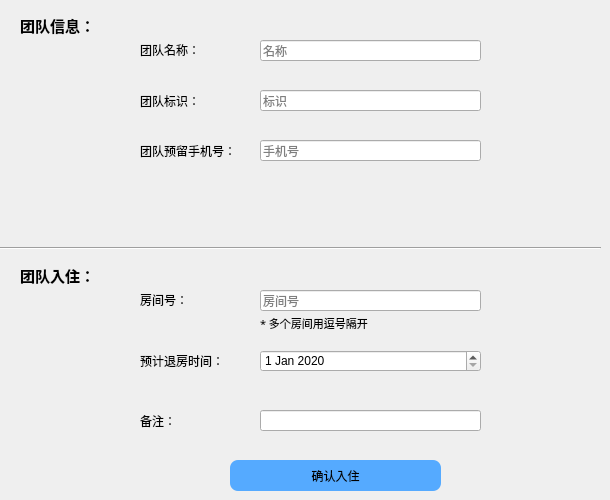
      <widget class="QWidget" name="page_7">
       <widget class="Line" name="line_5">
        <property name="geometry">
         <rect>
          <x>0</x>
          <y>240</y>
          <width>601</width>
          <height>16</height>
         </rect>
        </property>
        <property name="orientation">
         <enum>Qt::Horizontal</enum>
        </property>
       </widget>
       <widget class="QLabel" name="label_12">
        <property name="geometry">
         <rect>
          <x>140</x>
          <y>30</y>
          <width>101</width>
          <height>40</height>
         </rect>
        </property>
        <property name="styleSheet">
         <string notr="true">font: 9pt &quot;FontAwesome&quot;;</string>
        </property>
        <property name="text">
         <string>团队名称：</string>
        </property>
       </widget>
       <widget class="QLabel" name="label_4">
        <property name="geometry">
         <rect>
          <x>20</x>
          <y>260</y>
          <width>91</width>
          <height>31</height>
         </rect>
        </property>
        <property name="font">
         <font>
          <family>FontAwesome</family>
          <pointsize>11</pointsize>
          <weight>75</weight>
          <bold>true</bold>
         </font>
        </property>
        <property name="text">
         <string>团队入住：</string>
        </property>
       </widget>
       <widget class="QLabel" name="label_18">
        <property name="geometry">
         <rect>
          <x>140</x>
          <y>130</y>
          <width>121</width>
          <height>41</height>
         </rect>
        </property>
        <property name="styleSheet">
         <string notr="true">font: 9pt &quot;FontAwesome&quot;;</string>
        </property>
        <property name="text">
         <string>团队预留手机号：</string>
        </property>
       </widget>
       <widget class="QLineEdit" name="tphone">
        <property name="geometry">
         <rect>
          <x>260</x>
          <y>140</y>
          <width>221</width>
          <height>21</height>
         </rect>
        </property>
        <property name="placeholderText">
         <string>手机号</string>
        </property>
       </widget>
       <widget class="QLabel" name="label_19">
        <property name="geometry">
         <rect>
          <x>140</x>
          <y>280</y>
          <width>101</width>
          <height>40</height>
         </rect>
        </property>
        <property name="styleSheet">
         <string notr="true">font: 9pt &quot;FontAwesome&quot;;</string>
        </property>
        <property name="text">
         <string>房间号：</string>
        </property>
       </widget>
       <widget class="QLineEdit" name="tremark">
        <property name="geometry">
         <rect>
          <x>260</x>
          <y>410</y>
          <width>221</width>
          <height>21</height>
         </rect>
        </property>
        <property name="text">
         <string/>
        </property>
        <property name="placeholderText">
         <string/>
        </property>
       </widget>
       <widget class="QLabel" name="label_5">
        <property name="geometry">
         <rect>
          <x>20</x>
          <y>10</y>
          <width>91</width>
          <height>31</height>
         </rect>
        </property>
        <property name="font">
         <font>
          <family>FontAwesome</family>
          <pointsize>11</pointsize>
          <weight>75</weight>
          <bold>true</bold>
         </font>
        </property>
        <property name="text">
         <string>团队信息：</string>
        </property>
       </widget>
       <widget class="QLineEdit" name="tname">
        <property name="geometry">
         <rect>
          <x>260</x>
          <y>40</y>
          <width>221</width>
          <height>21</height>
         </rect>
        </property>
        <property name="placeholderText">
         <string>名称</string>
        </property>
       </widget>
       <widget class="QLabel" name="label_21">
        <property name="geometry">
         <rect>
          <x>140</x>
          <y>80</y>
          <width>101</width>
          <height>41</height>
         </rect>
        </property>
        <property name="styleSheet">
         <string notr="true">font: 9pt &quot;FontAwesome&quot;;</string>
        </property>
        <property name="text">
         <string>团队标识：</string>
        </property>
       </widget>
       <widget class="QDateEdit" name="tendtime">
        <property name="geometry">
         <rect>
          <x>260</x>
          <y>350</y>
          <width>221</width>
          <height>22</height>
         </rect>
        </property>
        <property name="dateTime">
         <datetime>
          <hour>0</hour>
          <minute>0</minute>
          <second>0</second>
          <year>2020</year>
          <month>1</month>
          <day>1</day>
         </datetime>
        </property>
       </widget>
       <widget class="QLabel" name="label_29">
        <property name="geometry">
         <rect>
          <x>140</x>
          <y>340</y>
          <width>101</width>
          <height>41</height>
         </rect>
        </property>
        <property name="styleSheet">
         <string notr="true">font: 9pt &quot;FontAwesome&quot;;</string>
        </property>
        <property name="text">
         <string>预计退房时间：</string>
        </property>
       </widget>
       <widget class="QLineEdit" name="tid">
        <property name="geometry">
         <rect>
          <x>260</x>
          <y>90</y>
          <width>221</width>
          <height>21</height>
         </rect>
        </property>
        <property name="placeholderText">
         <string>标识</string>
        </property>
       </widget>
       <widget class="QLineEdit" name="trid">
        <property name="geometry">
         <rect>
          <x>260</x>
          <y>290</y>
          <width>221</width>
          <height>21</height>
         </rect>
        </property>
        <property name="text">
         <string/>
        </property>
        <property name="placeholderText">
         <string>房间号</string>
        </property>
       </widget>
       <widget class="QPushButton" name="commitCheckinTeam">
        <property name="geometry">
         <rect>
          <x>230</x>
          <y>460</y>
          <width>211</width>
          <height>31</height>
         </rect>
        </property>
        <property name="styleSheet">
         <string notr="true">#commitCheckinTeam{background:rgb(85, 170, 255);
border-radius:8px}
#commitCheckinTeam:hover
{
background:#CCFF99
}</string>
        </property>
        <property name="text">
         <string>确认入住</string>
        </property>
       </widget>
       <widget class="QLabel" name="label_30">
        <property name="geometry">
         <rect>
          <x>140</x>
          <y>400</y>
          <width>101</width>
          <height>41</height>
         </rect>
        </property>
        <property name="styleSheet">
         <string notr="true">font: 9pt &quot;FontAwesome&quot;;</string>
        </property>
        <property name="text">
         <string>备注：</string>
        </property>
       </widget>
       <widget class="QLabel" name="label_6">
        <property name="geometry">
         <rect>
          <x>260</x>
          <y>315</y>
          <width>211</width>
          <height>16</height>
         </rect>
        </property>
        <property name="font">
         <font>
          <family>新宋体</family>
          <pointsize>8</pointsize>
         </font>
        </property>
        <property name="text">
         <string>* 多个房间用逗号隔开</string>
        </property>
       </widget>
      </widget>
